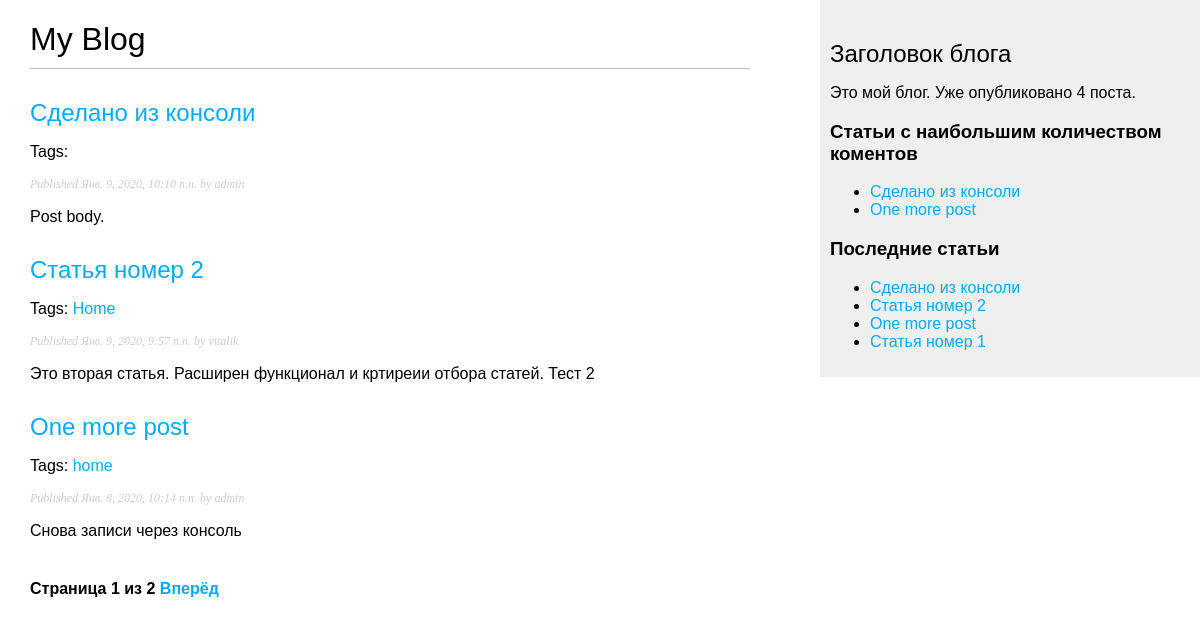
/blog/, run on an earlier commit of the app's database.
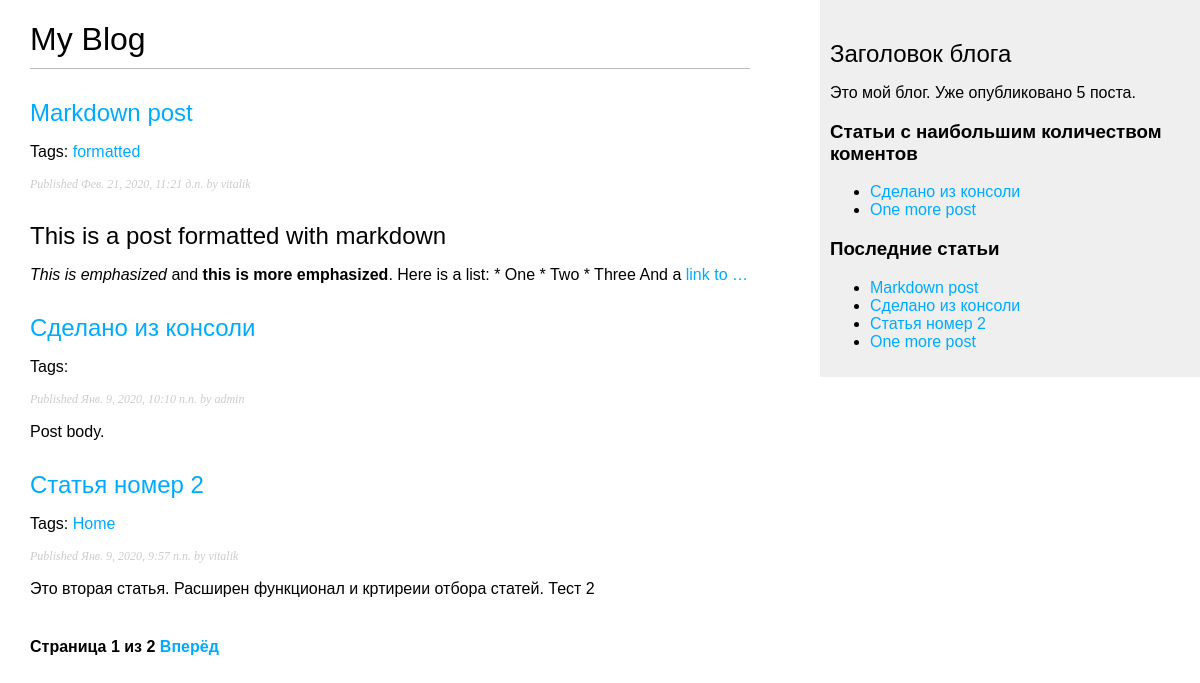
And on a later commit of the database.
### blog/models.py (models this page shows, shortened)
class Post(models.Model):
    objects = models.Manager() #Это мнеджер по умолчанию
    published = PublishedManager() # А это самоельный менеджер выше
    STATUS_CHOICES = (
        ('draft', 'Draft'),
        ('published', 'Published'),
    )
    title = models.CharField(max_length=250)
    slug = models.SlugField(max_length=250, unique_for_date='publish')
    author = models.ForeignKey(User, on_delete=models.CASCADE, related_name='blog_posts')
    body = models.TextField()
    publish = models.DateTimeField(default=timezone.now)
    created = models.DateTimeField(auto_now_add=True)
    update = models.DateTimeField(auto_now=True)
    status = models.CharField(max_length=10, choices=STATUS_CHOICES, default='draft')
    tags = TaggableManager()
    class Meta:
        ordering = ('-publish',)
    def get_absolute_url(self):
        return reverse('blog:post_detail', args=[self.publish.year,
                                                 self.publish.month,
                                                 self.publish.day,
                                                 self.slug])

### blog/views.py (the view)
# urls.py: path('', views.post_list, name='post_list'),
def post_list(request, tag_slug=None):
    object_list = Post.published.all()
    tag=None
    if tag_slug:
        tag = get_object_or_404(Tag, tag_slug)
        object_list = object_list.filter(tags__in=[tag])
    paginator = Paginator(object_list, 3)
    page = request.GET.get('page')
    try:
        posts = paginator.page(page)
    except PageNotAnInteger:
        posts = paginator.page(1)
    except EmptyPage:
        posts = paginator.page(paginator.num_pages)
    return render(request, 'blog/post/list.html', {'page':page, 'posts':posts, 'tag':tag})

### blog/models.py (called while the page is built)
    def get_queryset(self):
        return super().get_queryset().filter(status='published') #Фильтр по умолчанию по опубликованным статьям

### blog/templatetags/blog_tags.py (called while the page is built)
@register.filter(name='markdown')
def markdown_format(text):
    return mark_safe(markdown.markdown(text))

@register.simple_tag()
def get_most_commented_posts(count=2):
    return Post.published.annotate(total_comments=Count('comments')).order_by('-total_comments')[:count]

@register.simple_tag()
def total_posts():
    return Post.published.count()

@register.inclusion_tag('blog/post/latest_posts.html')
def show_latest_posts(count=4):
    latest_posts = Post.published.order_by('-publish')[:count]
    return {'latest_posts':latest_posts}

### blog/templates/blog/post/list.html (shortened to what this page needs)
{% extends "blog/base.html" %}
{% load blog_tags %}
{% block content %}
  <h1>My Blog</h1>
  {% for post in posts %}
    <h2>
      <a href="{{ post.get_absolute_url }}">
        {{ post.title }}
      </a>
    </h2>
     <p class="tags">
        Tags:
        {% for tag in post.tags.all %}
            <a href="{% url "blog:post_list_by_tag" tag.slug %}">
            {{ tag.name }}
            </a>
        {% endfor %}
     </p>
    <p class="date">
      Published {{ post.publish }} by {{ post.author }}
    </p>
      {{ post.body|markdown|truncatewords_html:30 }}
  {% endfor %}
  {% include "pagination.html" with page=posts %}
{% endblock %}

### blog/templates/blog/base.html (shortened to what this page needs)
{% load blog_tags %}
{% load static %}
<!DOCTYPE html>
<html lang="en">
<head>
    <link href="{% static "css/blog.css" %}" rel="stylesheet">
</head>
<body>
    <div id="content">
        {% block content %}
        {% endblock %}
    </div>
    <div id="sidebar">
        <h2>Заголовок блога</h2>
        <p>Это мой блог. Уже опубликовано {% total_posts %} поста.</p>
        <h3>Статьи с наибольшим количеством коментов</h3>
        {% get_most_commented_posts as most_commented_posts %}
        <ul>
            {% for post in most_commented_posts %}
                <li>
                    <a href="{{ post.get_absolute_url }}">{{ post.title }}</a>
                </li>
            {% endfor %}
        </ul>
        <h3>Последние статьи</h3>
        {% show_latest_posts %}
    </div>
</body>
</html>

### blog/templates/pagination.html (shortened to what this page needs)
<div class="pagination">
    <span class="step-links">
        <span class="current">
            Страница {{ page.number }} из {{ page.paginator.num_pages }}
        </span>
        {% if page.has_next %}
            <a href="?page={{ page.next_page_number }}"> Вперёд</a>
        {% endif %}
    </span>
</div>

### blog/templates/blog/post/latest_posts.html
<!DOCTYPE html>
<html lang="en">
<body>
<ul>
    {% for post in latest_posts %}
    <li><a href="{{ post.get_absolute_url }}">{{ post.title }}</a> </li>
    {% endfor %}
</ul>
</body>
</html>

### blog/static/css/blog.css (style rules this page uses)
body { margin:0; padding:0; font-family:helvetica, sans-serif; }
a { color:#00abff; text-decoration:none; }
h1 { font-weight:normal; border-bottom:1px solid #bbb; padding:0 0 10px 0; }
h2 { font-weight:normal; margin:30px 0 0; }
#content { float:left; width:60%; padding:0 0 0 30px; }
#sidebar { float:right; width:30%; padding:10px; background:#efefef; height:100%; }
p.date { color:#ccc; font-family: georgia, serif; font-size: 12px; font-style: italic; }
.pagination { margin:40px 0; font-weight:bold; }

What changed in the data, as far as the page shows it:
no longer on this page (row unchanged): Post: title "Статья номер 1", shown under "Последние статьи"
no longer on one of the page's lists (row unchanged): Post: title "One more post", publish "Янв. 8, 2020, 10:14 п.п.", author "admin", body "Снова записи через консоль"
added Post: title "Markdown post", publish "Фев. 21, 2020, 11:21 д.п.", author "vitalik", body "This is a post formatted with markdown This is emphasized and this is more emphasized . Here is a list: * One * Two * Three And a link to …"
added Tag: name "formatted", shown under "Markdown post"
computed for Post "One more post": loses Tag (name "home")
Also different on the page:
text no longer shown: "4"
text now shown: "5"
